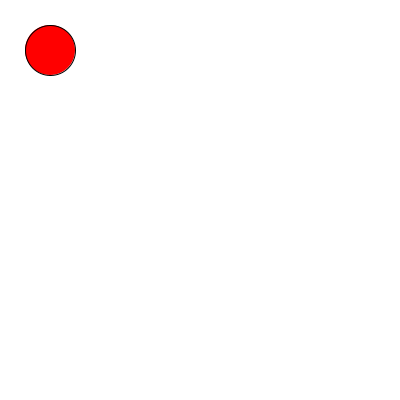
Frame 1 (no input)
Frame 60 (the mouse pressed at the canvas centre just before this capture): identical to frame 1, image omitted
Frame 120 (the mouse held since frame 60 and released just before this capture): identical to frame 1, image omitted

The Processing sketch that drew this single still picture (run headless with seeded random() and noise(); from frame 60 on, the mouse is pressed at the canvas centre):

// Processing sketch: slippery_dot
// ── slippery_dot.pde

 // Make a slippery dot. When you click on the dot it will slide to a new location.
 
 
 // 1. Create three integer variables to represent the x, y, and the size of the ellipse
    int x = 50;
    int y = 50;
    int size = 50;
    void setup() {
      // 2. Set the size of your sketch
    size(400,400);
    }
    
    void draw() {
    
      // 3. Set the background color of your sketch
      background(#FFFFFF);
      // 4. Draw an ellipse using the variables created at the top of the sketch for the location and size of your ellipse. 
      //    Make sure it fits in the window. Change the variables if it does not.
      fill(255,0,0);
      circle(x,y,size);

    }
    
    /******** This method gets called automatically when you press the mouse ************/
    void mousePressed() {
      //5. Create an integer variable called distance
      int distance = getDistanceFromMouse(x,y);
      
      //6. The getDistanceFromMouse() method below returns a number.
      //   Set the value of your distance variable to the value returned by the getDistance method
      //   You will need to pass the x and y location of your ellipse to this method.
          
      //7.  Use an if statement to check if your distance variable is < the radius of the ellipse
      //    If it is, make a new x AND y for the ellipse, for a new random location on the window
      //    Hint: Use code like this      x = (int) random(width);
       if(distance < size){
         x = (int) random(width);
         y = (int) random(width);
       }
      
    }
    
    /********  This method gives you the number of pixels between the mouse and the x,y point ***********/
    int getDistanceFromMouse(int x, int y) {
      return (int)Math.sqrt(Math.pow((mouseX-x),2) + Math.pow((mouseY-y),2));
    }
